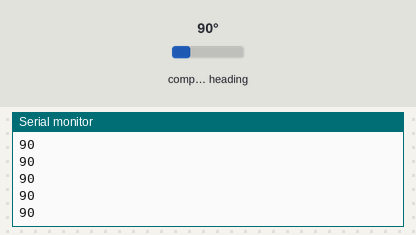
The sketch below on a simulated ESP8266 (NodeMCU). On the bench: the last lines printed to the serial monitor. The test bench sets the inputs (shaded band); at power-on: compass heading 90°.

Above: at 1.2 s.
1.3 s: compass heading set to 7°
At 1.9 s:
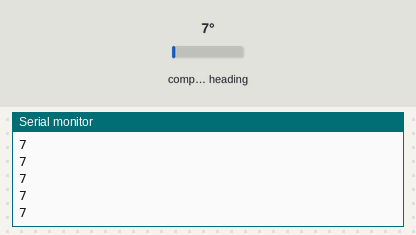
2.8 s: compass heading set to 180°
At 3.9 s:
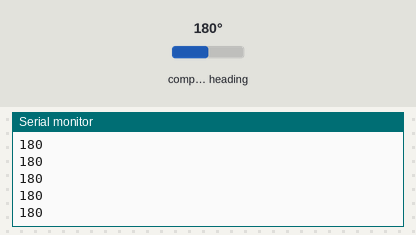
Timing chart, 0 to 5.8 s (numbered marks = the images above; inputs shaded):
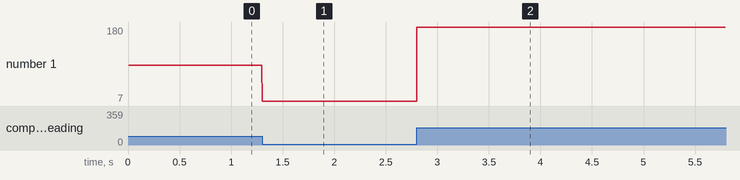

The sketch:

compass.ino
```cpp
#include <QMC5883L.h>
#include <Wire.h>

QMC5883L compass;

void setup()
{
	Wire.begin(D1, D2);

	compass.init();
	compass.setSamplingRate(50);

	Serial.begin(9600);
	Serial.println("QMC5883L Compass Demo");
	Serial.println("Turn compass in all directions to calibrate....");
}

void loop()
{
	int heading = compass.readHeading();
	if(heading==0) {
		/* Still calibrating, so measure but don't print */
	} else {
		Serial.println(heading);
	}
}
```

Measured:
- after the input at 1.3 s, the serial monitor: prints a new line at once (image 1)
- after the input at 2.8 s, the serial monitor: prints a new line at once (image 2)
- plotted number 1: 90 → 7 after the input at 1.3 s, 7 → 180 after the input at 2.8 s
